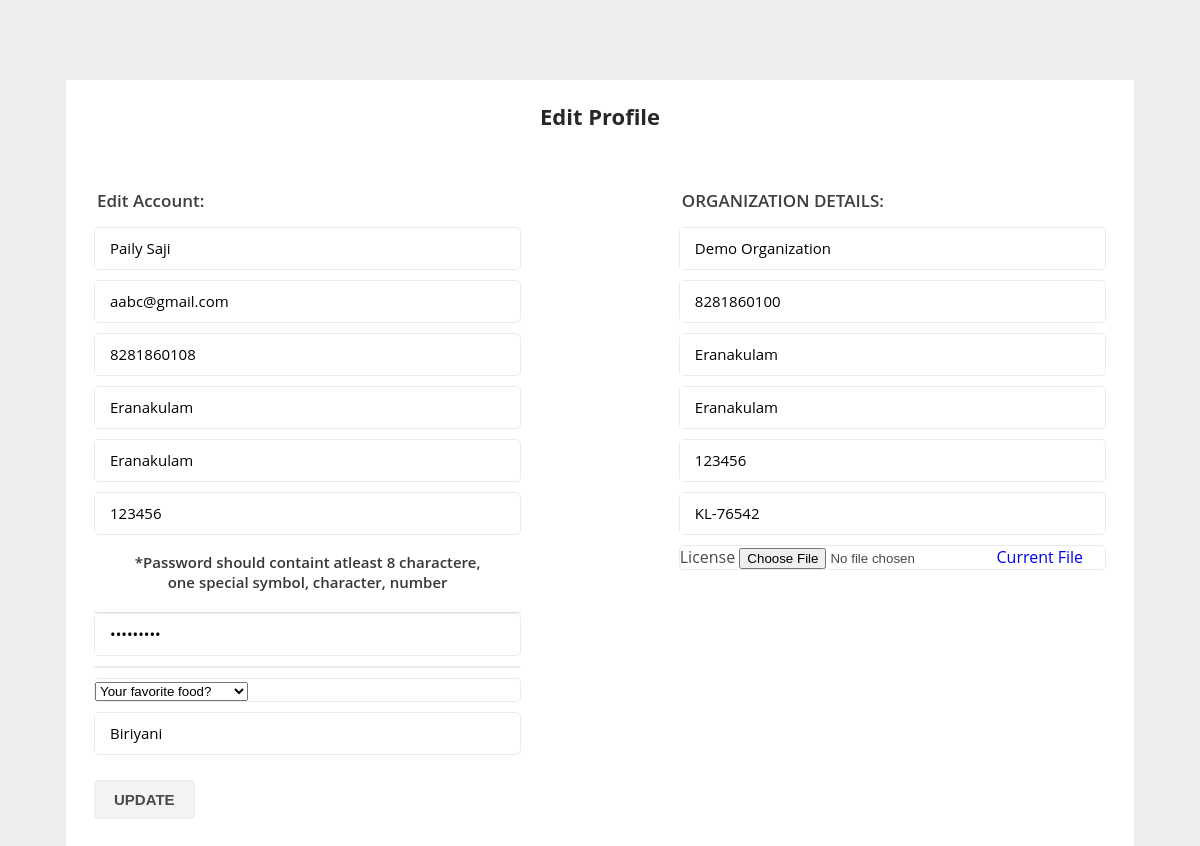
Screenshot of /organisation/profile_form/edit.php?email=aabc@gmail.com with the database file from the repository.
### tables this page shows
CREATE TABLE `registration_organisation` (
  `full_name` varchar(100) NOT NULL,
  `email` varchar(100) NOT NULL,
  `phone` varchar(20) NOT NULL,
  `street` varchar(100) NOT NULL,
  `district` varchar(100) NOT NULL,
  `pincode` varchar(10) NOT NULL,
  `organisation_id` int(11) NOT NULL,
  `organisation_name` varchar(100) NOT NULL,
  `organisation_email` varchar(100) NOT NULL,
  `organisation_phone` varchar(20) NOT NULL,
  `organisation_street` varchar(100) NOT NULL,
  `organistion_district` varchar(100) NOT NULL,
  `organisation_pincode` varchar(10) NOT NULL,
  `organisation_licence_number` varchar(50) NOT NULL,
  `organisation_licence_file` varchar(200) NOT NULL,
  `verify_status` int(11) NOT NULL
);

### organisation/profile_form/edit.php (the view, shortened to what this page needs)
<!DOCTYPE html>
<html>
<head>
    <link href="css/style.css" rel='stylesheet' type='text/css' />
</head>
<body>
<?php
require('connect.php');
$email = $_GET['email'];
$stmt = $conn->prepare("SELECT * FROM registration_organisation WHERE email = ?");
$stmt1 = $conn->prepare("SELECT * FROM login WHERE email = ?");
$stmt->bind_param("s", $email);
if (!$stmt->execute()) {
    die("Execute failed: " . $stmt->error);
}
$res = $stmt->get_result();
if ($res->num_rows > 0) {
    $row = $res->fetch_assoc();
    ?>
    <div class="main">
        <div class="header">
            <h1>Edit Profile</h1>
        </div>
        <form onsubmit="return validatePassword()" action="update.php?email=<?php echo $email; ?>" method="POST" enctype="multipart/form-data">
            <ul class="left-form">
                <h2>Edit Account:</h2>
				<li>
					<input type="text" name="full_name" placeholder="Full Name" value="<?php echo $row['full_name'] ?>" pattern="^[A-Za-z\s]+$" required/>
				</li>
				<li>
					<input type="email" name="email" placeholder="Email" value="<?php echo $row['email'] ?>" required/>
				</li>
				<li>
					<input type="text" name="mobnumber" placeholder="Mobile Number" value="<?php echo $row['phone'] ?>" pattern="^\d{10,11}$" required/>
				</li>
				<li>
					<input type="text" name="street" placeholder="Street" value="<?php echo $row['street'] ?>" pattern="^[A-Za-z]+$" required/>
				</li>
				<li>
					<input type="text" name="district" placeholder="District" value="<?php echo $row['district'] ?>" pattern="^[A-Za-z]+$" required/>
				</li>
				<li>
					<input type="text" name="pincode" placeholder="Pincode" value="<?php echo $row['pincode'] ?>" pattern="^\d{6}$" required/>
				</li>
                <?php
               } if (!$stmt1->bind_param("s", $email)) {
                    die("Binding parameters failed: " . $stmt1->error);
                }
                if (!$stmt1->execute()) {
                    die("Execute failed: " . $stmt1->error);
                }
                $res1 = $stmt1->get_result();
                if ($res1->num_rows > 0) {
                    $row1 = $res1->fetch_assoc();
                    ?>
                    <p>*Password should containt atleast 8 charactere, one special symbol, character, number</p>
                    <li>
                    <input type="password" name="password" placeholder="Password" value="<?php echo $row1['password'] ?>" id="password" pattern="^(?=.*[0-9])(?=.*[a-zA-Z])(?=.*[@#$%^&+=!])(?=\S+$).{8,}$" required/>
                </li>
                <li>
                </li>
                    <li>
                        <select id="Questions" name="security_question">
                            <option value="Your favorite food?" <?php if ($row1['security_question'] === 'Your favorite food?') echo 'selected'; ?>>Your favorite food?</option>
                        </select>
                    </li>
                    <li>
                        <input type="text" name="your_answer" placeholder="Answer" value="<?php echo $row1['security_answer'] ?>" required/>
                    </li>
                <?php } ?>
                <input type="submit" value="UPDATE" name="update">
            </ul>
            <ul class="right-form">
				<h3>ORGANIZATION DETAILS:</h3>
				<div>
					<li><input type="text" name="org_name" placeholder="Organization Name" value="<?php echo $row['organisation_name'] ?>" pattern="^[A-Za-z\s]+$" required/></li>
					<li><input type="text" name="org_phone" placeholder="Organization Phone" value="<?php echo $row['organisation_phone'] ?>" pattern="^\d{10,11}$" required/></li>
					<li><input type="text" name="org_street" placeholder="Organization Street" value="<?php echo $row['organisation_street'] ?>" pattern="^[A-Za-z]+$" required/></li>
					<li><input type="text" name="org_district" placeholder="Organization District" value="<?php echo $row['organistion_district'] ?>" pattern="^[A-Za-z]+$" required/></li>
					<li><input type="text" name="org_pincode" placeholder="Organization Pincode" value="<?php echo $row['organisation_pincode'] ?>" pattern="^\d{6}$" required/></li>
					<li><input type="text" name="org_license_num" placeholder="Organization License Number" value="<?php echo $row['organisation_licence_number'] ?>" pattern="^[A-Za-z0-9\-]+$" required/></li>
                    <li>
    <label for="org_license">License</label>
    <input type="file" name="org_license" placeholder="Upload" value="<?php echo $row['organisation_licence_file'] ?>"/>
    <?php if (!empty($row['organisation_licence_file'])): ?>
        <a href="../../log/<?php echo $row['organisation_licence_file']; ?>" target="_blank">Current File</a>
    <?php endif; ?>
</li>
				</div>
			</ul>
		</form>
    </div>
</body>
</html>

### organisation/profile_form/css/style.css (style rules this page uses)
html,body,div,span,applet,object,iframe,h1,h2,h3,h4,h5,h6,p,blockquote,pre,a,abbr,acronym,address,big,cite,code,del,dfn,em,img,ins,kbd,q,s,samp,small,strike,strong,sub,sup,tt,var,b,u,i,dl,dt,dd,ol,nav ul,nav li,fieldset,form,label,legend,table,caption,tbody,tfoot,thead,tr,th,td,article,aside,canvas,details,embed,figure,figcaption,footer,header,hgroup,menu,nav,output,ruby,section,summary,time,mark,audio,video { margin:0;padding:0;border:0;font-size:100%;font:inherit;vertical-align:baseline; }
ol,ul { list-style:none;margin:0px;padding:0px; }
a { text-decoration:none; }
body { background:#eee; font-family: 'Open Sans', sans-serif; }
.main { margin:7em auto 0; width:80%; background: #fff; }
.header { text-align:center; padding:1.3em; }
.header h1 { color:#272727; font-weight:700; font-size:22px; }
.main p { text-align: center; font-size:15px; font-weight:600; color:#383737; padding: 20px 30px; border-bottom: 1px solid #E7E0E0; margin-top: -13px; }
.main h2,.main h3 { text-align:left; font-size:17px; font-weight:600; margin:15px 3px; color:#3F3D3D; }
.left-form,.right-form { float:left; margin:22px 28px; width:40%; }
.left-form input[type=text],.left-form input[type=email],.left-form input[type=password] { float:left; font-family: 'Open Sans', sans-serif; width:80%; padding: 0.7em 2em 0.7em 1em; border:none; color: #000; font-size:15px; float: left; outline: none; }
.right-form { float:right; }
form { padding-bottom: 2em; }
.right-form li { display:block; color:#4D4949; border:1px solid #EBEBEB; border-radius: 0.3em; -webkit-border-radius:0.3em; -moz-border-radius:0.3em; -o-border-radius:0.3em; margin-bottom: 10px; }
.right-form input[type=text], input[type=password] { font-family: 'Open Sans', sans-serif; width:90%; padding: 0.7em 1em 0.7em 1em; color:#000; font-size: 15px; border:none; outline:none; }
.left-form li { display:block; color:#4D4949; border:1px solid #EBEBEB; border-radius: 0.3em; -webkit-border-radius:0.3em; -moz-border-radius:0.3em; -o-border-radius:0.3em; margin-bottom: 10px; }
.left-form input[type=submit] { padding:10px 19px; border-radius:0.3em; -webkit-border-radius:0.3em; -moz-border-radius:0.3em; -o-border-radius:0.3em; color:#4D4949; background:#F3F3F3; border:1px solid #EBEBEB; font-weight:bold; font-size:15px; outline:none; transition: all 0.5s ease-out; -webkit-transition: all 0.5s ease-out; -moz-transition: all 0.5s ease-out; -ms-transition: all 0.5s ease-out; -o-transition: all 0.5s ease-out; margin-top:15px; cursor: pointer; }
@media only screen and (max-width:1280px) and (min-width:1024px) { .main { width:89%; margin:5em auto 0; } }

### rows the page displays
registration_organisation: full_name "Paily Saji", email "aabc@gmail.com", mobnumber "8281860108", street "Eranakulam", district "Eranakulam", pincode "123456", org_name "Demo Organization", org_phone "8281860100", org_street "Eranakulam", org_district "Eranakulam", org_pincode "123456", org_license_num "KL-76542"
